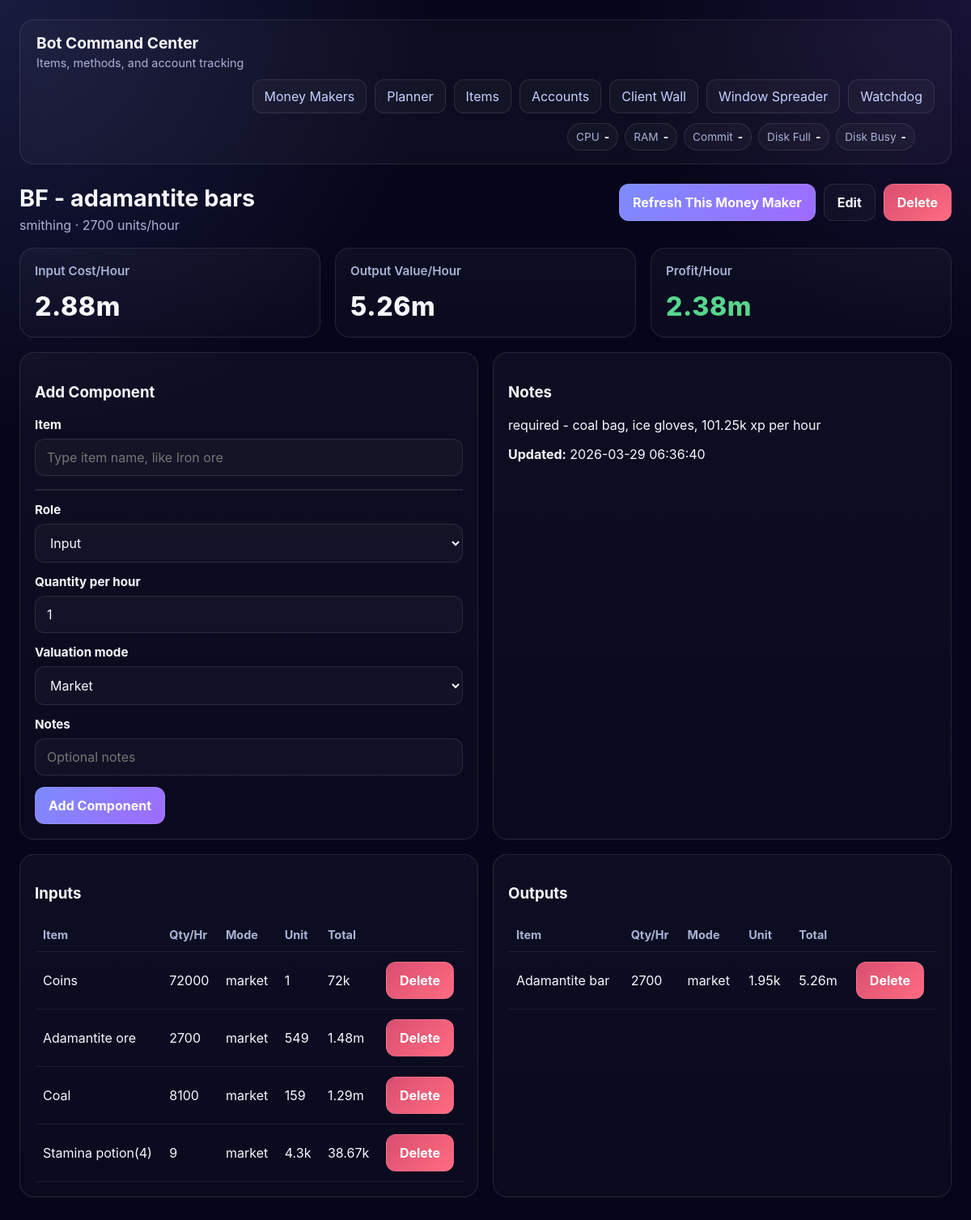
The page /money-makers/3 on the database as committed earlier.
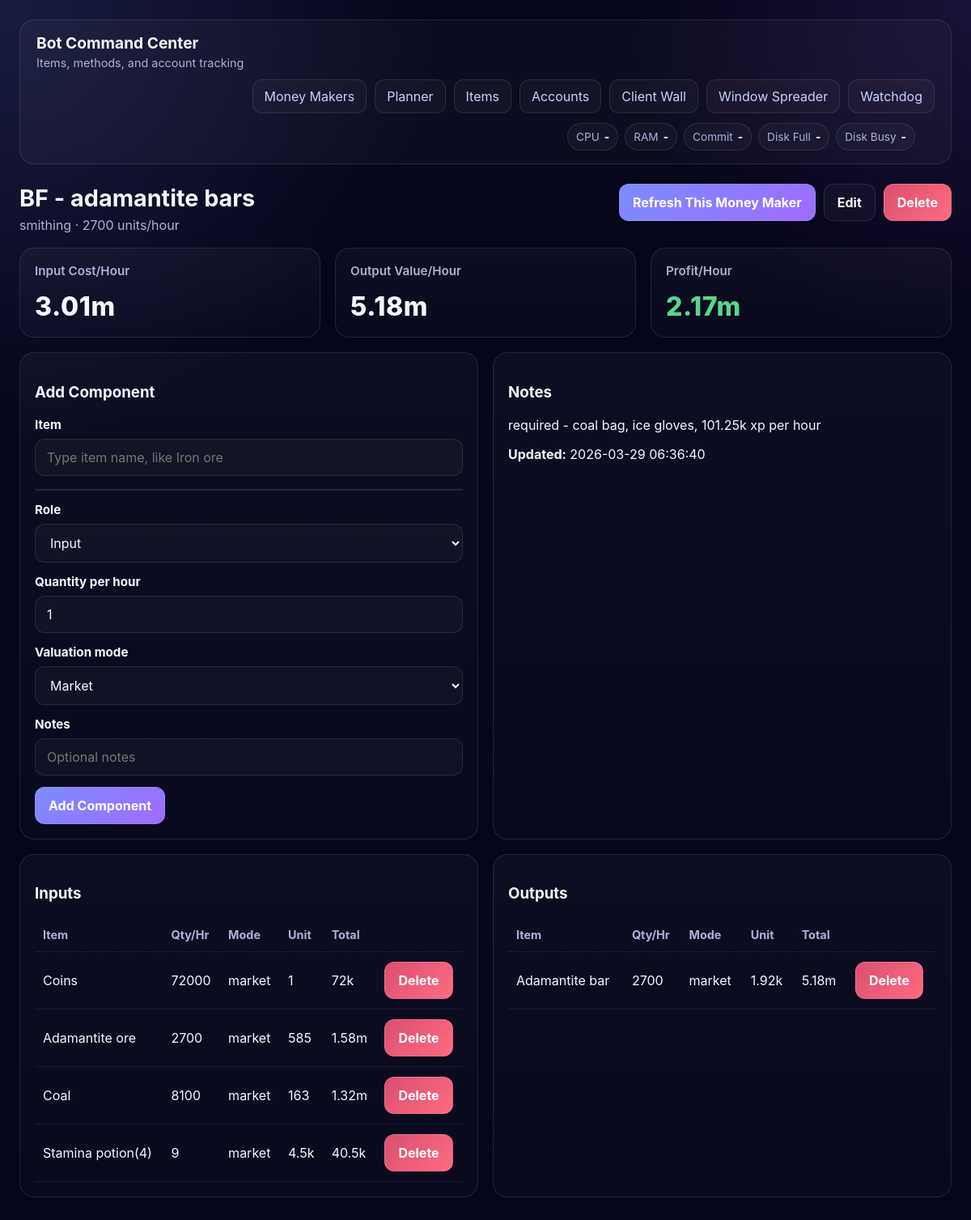
The same page on the database as committed later.
### app/models.py (models this page shows)
class MoneyMaker(Base):
    __tablename__ = "money_maker"
    id: Mapped[int] = mapped_column(primary_key=True)
    name: Mapped[str] = mapped_column(String(255), unique=True, index=True)
    category: Mapped[str] = mapped_column(String(100), default="processing")
    is_members: Mapped[bool] = mapped_column(default=True)
    units_per_hour: Mapped[int] = mapped_column(Integer, default=1)
    notes: Mapped[Optional[str]] = mapped_column(Text, nullable=True)
    updated_at: Mapped[datetime] = mapped_column(
        DateTime(timezone=True),
        server_default=func.now(),
        onupdate=func.now(),
    )
    components: Mapped[list["MoneyMakerComponent"]] = relationship(
        back_populates="money_maker",
        cascade="all, delete-orphan",
    )

class MoneyMakerComponent(Base):
    __tablename__ = "money_maker_component"
    id: Mapped[int] = mapped_column(primary_key=True)
    money_maker_id: Mapped[int] = mapped_column(ForeignKey("money_maker.id"))
    item_id: Mapped[int] = mapped_column(ForeignKey("item.id"))
    role: Mapped[str] = mapped_column(String(20))
    quantity_per_hour: Mapped[int] = mapped_column(Integer, default=1)
    valuation_mode: Mapped[str] = mapped_column(String(20), default="market")
    notes: Mapped[Optional[str]] = mapped_column(Text, nullable=True)
    money_maker: Mapped["MoneyMaker"] = relationship(back_populates="components")
    item: Mapped["Item"] = relationship(back_populates="components")

class Item(Base):
    __tablename__ = "item"
    id: Mapped[int] = mapped_column(primary_key=True)
    osrs_id: Mapped[Optional[int]] = mapped_column(Integer, nullable=True, unique=True, index=True)
    name: Mapped[str] = mapped_column(String(255), unique=True, index=True)
    high_alch_value: Mapped[Optional[int]] = mapped_column(Integer, nullable=True)
    ge_buy_price: Mapped[Optional[int]] = mapped_column(Integer, nullable=True)
    ge_sell_price: Mapped[Optional[int]] = mapped_column(Integer, nullable=True)
    updated_at: Mapped[Optional[datetime]] = mapped_column(DateTime(timezone=True), nullable=True)
    components: Mapped[list["MoneyMakerComponent"]] = relationship(
        back_populates="item",
        cascade="all, delete-orphan",
    )

### app/main.py (the view)
@app.get("/money-makers/{money_maker_id}", response_class=HTMLResponse)
def money_maker_detail(request: Request, money_maker_id: int, session: Session = Depends(get_session)):
    money_maker = session.get(MoneyMaker, money_maker_id)
    if not money_maker:
        raise HTTPException(status_code=404, detail="Money maker not found")
    summary = evaluate_money_maker(money_maker)
    return templates.TemplateResponse(
        request,
        "money_maker_detail.html",
        {
            "request": request,
            "money_maker": money_maker,
            "items": [],
            "summary": summary,
            "message": request.query_params.get("message"),
        },
    )

### app/templates/money_maker_detail.html (shortened to what this page needs)
{% extends "base.html" %}
{% block content %}
<div class="page-header">
    <div>
        <h2>{{ money_maker.name }}</h2>
        <p>{{ money_maker.category }} · {{ money_maker.units_per_hour }} units/hour</p>
    </div>
    <div class="actions">
        <form action="/money-makers/{{ money_maker.id }}/refresh" method="post">
            <button type="submit">Refresh This Money Maker</button>
        </form>
        <a href="/money-makers/{{ money_maker.id }}/edit">
            <button type="button" class="secondary">Edit</button>
        </a>
        <form action="/money-makers/{{ money_maker.id }}/delete" method="post" onsubmit="return confirm('Delete this money maker?');">
            <button type="submit" class="danger">Delete</button>
        </form>
    </div>
</div>
<div class="grid-3">
    <div class="card stat-card">
        <h3>Input Cost/Hour</h3>
        <div class="big-number">{{ summary.input_cost | gp }}</div>
    </div>
    <div class="card stat-card">
        <h3>Output Value/Hour</h3>
        <div class="big-number">{{ summary.output_value | gp }}</div>
    </div>
    <div class="card stat-card">
        <h3>Profit/Hour</h3>
        <div class="big-number {% if summary.profit_per_hour >= 0 %}positive{% else %}negative{% endif %}">
            {{ summary.profit_per_hour | gp }}
        </div>
    </div>
</div>
<div class="grid-2">
    <div class="card">
        <h3>Add Component</h3>
        <form action="/money-makers/{{ money_maker.id }}/components" method="post">
            <div class="form-row">
                <label for="item-search">Item</label>
                <input
                    type="text"
                    id="item-search"
                    placeholder="Type item name, like Iron ore"
                    autocomplete="off"
                    required
                >
                <div id="item-search-results" class="search-results"></div>
            </div>
            <div class="form-row">
                <label for="role">Role</label>
                <select name="role" id="role" required>
                    <option value="input">Input</option>
                </select>
            </div>
            <div class="form-row">
                <label for="quantity_per_hour">Quantity per hour</label>
                <input type="number" name="quantity_per_hour" id="quantity_per_hour" min="1" value="1" required>
            </div>
            <div class="form-row">
                <label for="valuation_mode">Valuation mode</label>
                <select name="valuation_mode" id="valuation_mode" required>
                    <option value="market">Market</option>
                </select>
            </div>
            <div class="form-row">
                <label for="notes">Notes</label>
                <input type="text" name="notes" id="notes" placeholder="Optional notes">
            </div>
            <button type="submit">Add Component</button>
        </form>
    </div>
    <div class="card">
        <h3>Notes</h3>
        <p>{{ money_maker.notes or "No notes yet." }}</p>
        <p><strong>Updated:</strong> {{ money_maker.updated_at or "-" }}</p>
    </div>
</div>
<div class="grid-2">
    <div class="card">
        <h3>Inputs</h3>
        <table>
            <thead>
                <tr>
                    <th>Item</th>
                    <th>Qty/Hr</th>
                    <th>Mode</th>
                    <th>Unit</th>
                    <th>Total</th>
                    <th></th>
                </tr>
            </thead>
            <tbody>
                {% for component in money_maker.components if component.role == 'input' %}
                {% set unit_price = component.item.high_alch_value if component.valuation_mode == 'high_alch' else (component.item.ge_buy_price or component.item.ge_sell_price or 0) %}
                <tr>
                    <td>{{ component.item.name }}</td>
                    <td>{{ component.quantity_per_hour }}</td>
                    <td>{{ component.valuation_mode }}</td>
                    <td>{{ unit_price | gp }}</td>
                    <td>{{ (unit_price * component.quantity_per_hour) | gp }}</td>
                    <td>
                        <form action="/components/{{ component.id }}/delete" method="post">
                            <button type="submit" class="danger">Delete</button>
                        </form>
                    </td>
                </tr>
                {% else %}
                <tr>
                    <td colspan="6">No inputs yet.</td>
                </tr>
                {% endfor %}
            </tbody>
        </table>
    </div>
    <div class="card">
        <h3>Outputs</h3>
        <table>
            <thead>
                <tr>
                    <th>Item</th>
                    <th>Qty/Hr</th>
                    <th>Mode</th>
                    <th>Unit</th>
                    <th>Total</th>
                    <th></th>
                </tr>
            </thead>
            <tbody>
                {% for component in money_maker.components if component.role == 'output' %}
                {% set unit_price = component.item.high_alch_value if component.valuation_mode == 'high_alch' else (component.item.ge_sell_price or component.item.ge_buy_price or 0) %}
                <tr>
                    <td>{{ component.item.name }}</td>
                    <td>{{ component.quantity_per_hour }}</td>
                    <td>{{ component.valuation_mode }}</td>
                    <td>{{ unit_price | gp }}</td>
                    <td>{{ (unit_price * component.quantity_per_hour) | gp }}</td>
                    <td>
                        <form action="/components/{{ component.id }}/delete" method="post">
                            <button type="submit" class="danger">Delete</button>
                        </form>
                    </td>
                </tr>
                {% else %}
                <tr>
                    <td colspan="6">No outputs yet.</td>
                </tr>
                {% endfor %}
            </tbody>
        </table>
    </div>
</div>
{% endblock %}

### app/templates/base.html (shortened to what this page needs)
<!DOCTYPE html>
<html lang="en">
<head>
</head>
<body class="{% block body_class %}{% endblock %}">
    <div class="layout">
        <div class="topbar">
            <div class="brand">
                <h1>Bot Command Center</h1>
                <p>Items, methods, and account tracking</p>
            </div>
            <div class="topbar-right">
                <nav class="nav">
                    <a href="/">Money Makers</a>
                    <a href="/planner_core/plans">Planner</a>
                    <a href="/items">Items</a>
                    <a href="/accounts">Accounts</a>
                    <a href="/client-wall">Client Wall</a>
                    <a href="/window-spreader">Window Spreader</a>
                    <a href="/watchdog">Watchdog</a>
                </nav>
                <div class="hwbar" id="hwbar" aria-label="Hardware usage">
                    <span class="pill"><span>CPU</span> <strong id="hwCpu">-</strong></span>
                    <span class="pill"><span>RAM</span> <strong id="hwRam">-</strong></span>
                    <span class="pill"><span>Commit</span> <strong id="hwCommit">-</strong></span>
                    <span class="pill"><span>Disk Full</span> <strong id="hwDiskFull">-</strong></span>
                    <span class="pill"><span>Disk Busy</span> <strong id="hwDiskBusy">-</strong></span>
                </div>
            </div>
        </div>
        {% block content %}{% endblock %}
    </div>
</body>
</html>

### app/templates/base.html (style rules this page uses)
:root { color-scheme: dark; --bg: #06061a; --card: #0e1030; --card-2: #13163f; --border: rgba(255,255,255,0.10); --text: #f5f7ff; --muted: #aab2d5; --accent: #7c8cff; --accent-2: #9f6bff; --good: #58d68d; --bad: #ff6b81; --warn: #ffd166; }
* { box-sizing: border-box; }
body { margin: 0; font-family: Inter, Segoe UI, Arial, sans-serif; background: radial-gradient(circle at top left, rgba(124, 140, 255, 0.16), transparent 28%), radial-gradient(circle at top right, rgba(159, 107, 255, 0.12), transparent 22%), var(--bg); color: var(--text); }
a { color: #c7d0ff; text-decoration: none; }
.layout { max-width: 1400px; margin: 0 auto; padding: 24px; }
.topbar { display: flex; flex-wrap: wrap; gap: 12px; align-items: center; justify-content: space-between; margin-bottom: 24px; padding: 16px 20px; border: 1px solid var(--border); background: rgba(255,255,255,0.03); border-radius: 18px; backdrop-filter: blur(10px); }
.brand { display: flex; flex-direction: column; gap: 4px; }
.brand h1 { margin: 0; font-size: 1.2rem; }
.brand p { margin: 0; color: var(--muted); font-size: 0.9rem; }
.nav { display: flex; flex-wrap: wrap; gap: 10px; }
.topbar-right { display: flex; align-items: center; gap: 12px; flex-wrap: wrap; justify-content: flex-end; }
.hwbar { display: flex; gap: 8px; flex-wrap: wrap; align-items: center; justify-content: flex-end; color: var(--muted); font-size: 0.85rem; }
.pill { display: inline-flex; gap: 6px; align-items: center; padding: 8px 10px; border-radius: 999px; border: 1px solid var(--border); background: rgba(255,255,255,0.03); white-space: nowrap; }
.pill strong { color: var(--text); font-weight: 800; }
.nav a { padding: 10px 14px; border-radius: 12px; border: 1px solid var(--border); background: rgba(255,255,255,0.03); text-decoration: none; }
.page-header { display: flex; gap: 16px; justify-content: space-between; align-items: flex-start; flex-wrap: wrap; margin-bottom: 18px; }
.page-header h2 { margin: 0 0 6px 0; font-size: 1.8rem; }
.page-header p { margin: 0; color: var(--muted); }
.card { background: linear-gradient(180deg, rgba(255,255,255,0.035), rgba(255,255,255,0.02)); border: 1px solid var(--border); border-radius: 18px; padding: 18px; margin-bottom: 18px; }
.grid-2 { display: grid; grid-template-columns: repeat(2, minmax(0, 1fr)); gap: 18px; }
.grid-3 { display: grid; grid-template-columns: repeat(3, minmax(0, 1fr)); gap: 18px; }
.stat-card h3 { margin-top: 0; color: var(--muted); font-size: 0.95rem; font-weight: 600; }
.big-number { font-size: 2rem; font-weight: 800; letter-spacing: 0.02em; }
.positive { color: var(--good); }
form { margin: 0; }
.form-row, .form-group { display: grid; gap: 8px; margin-bottom: 14px; }
label { font-weight: 700; font-size: 0.95rem; }
input, textarea, select, button { font: inherit; }
input, textarea, select { width: 100%; padding: 12px 14px; border-radius: 12px; border: 1px solid var(--border); background: rgba(255,255,255,0.03); color: var(--text); }
button { padding: 12px 16px; border: 1px solid var(--border); border-radius: 12px; background: linear-gradient(135deg, var(--accent), var(--accent-2)); color: white; cursor: pointer; font-weight: 700; }
button.danger { background: linear-gradient(135deg, #d94f70, #ff6b81); }
button.secondary, .secondary-link { background: rgba(255,255,255,0.03); color: var(--text); }
table { width: 100%; border-collapse: collapse; overflow: hidden; }
th, td { text-align: left; padding: 12px 10px; border-bottom: 1px solid rgba(255,255,255,0.07); vertical-align: middle; }
th { color: var(--muted); font-size: 0.9rem; font-weight: 700; }
.actions { display: flex; gap: 10px; flex-wrap: wrap; }

### app/templates/money_maker_detail.html (style rules this page uses)
.search-results { margin-top: 8px; border: 1px solid rgba(255,255,255,0.08); border-radius: 12px; overflow: hidden; background: rgba(255,255,255,0.03); max-height: 260px; overflow-y: auto; }

Rows that differ between the two databases and show on the page:
changed Item (number 1 of 3 on the later page): ge_buy_price "549" → "585"; (unit_price*component.quantity_per_hour)|gp "1.48m" → "1.58m"
computed for MoneyMakerComponent "Coal": unit_price "159" → "163"; (unit_price*component.quantity_per_hour)|gp "1.29m" → "1.32m"
changed Item (number 2 of 3 on the later page): ge_buy_price "4.3k" → "4.5k"; (unit_price*component.quantity_per_hour)|gp "38.67k" → "40.5k"
changed Item (number 3 of 3 on the later page): ge_sell_price "1.95k" → "1.92k"; (unit_price*component.quantity_per_hour)|gp "5.26m" → "5.18m"
Other text that changed with them:
{{ summary.input_cost | gp }}: "2.88m" → "3.01m"
{{ summary.output_value | gp }}: "5.26m" → "5.18m"
{{ summary.profit_per_hour | gp }}: "2.38m" → "2.17m"
